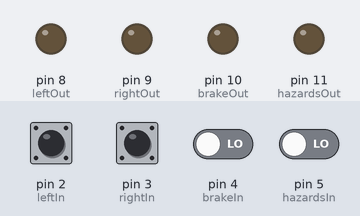
The sketch below on a simulated Arduino Uno, built with avr-gcc and run on an emulated ATmega328P. On the bench: output pins drawn as LEDs (lit = HIGH). Dashed ring = blinking. The inputs (shaded band) are chosen by the test bench; at power-on: pin 2 (leftIn), pin 3 (rightIn), pin 4 (brakeIn), pin 5 (hazardsIn) LOW.

Above: at 1.2 s.
1.3 s: pin 5 (hazardsIn) driven HIGH
At 1.37 s:
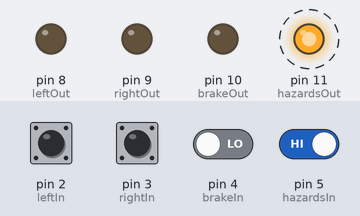
4.3 s: pin 2 (leftIn) pulled HIGH for 0.15 s
At 4.37 s:
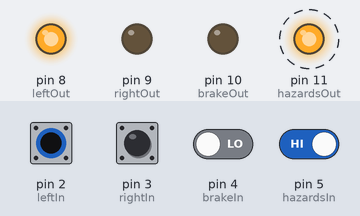
7.3 s: pin 3 (rightIn) pulled HIGH for 0.15 s
At 7.37 s:
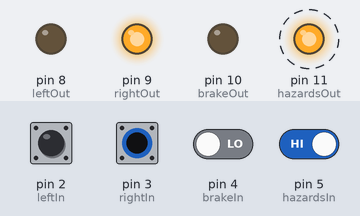
10.3 s: pin 4 (brakeIn) driven HIGH
At 10.37 s:
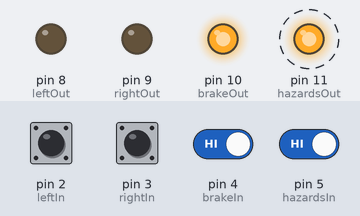
13.3 s: pin 2 (leftIn) pulled HIGH for 1 s
At 13.37 s:
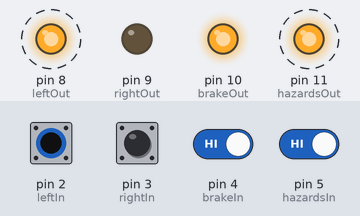
16.3 s: pin 3 (rightIn) pulled HIGH for 1 s
At 16.37 s:
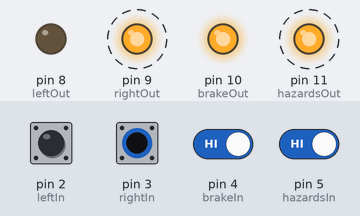
Timing chart, 0 to 20.3 s (numbered marks = the images above; inputs shaded):
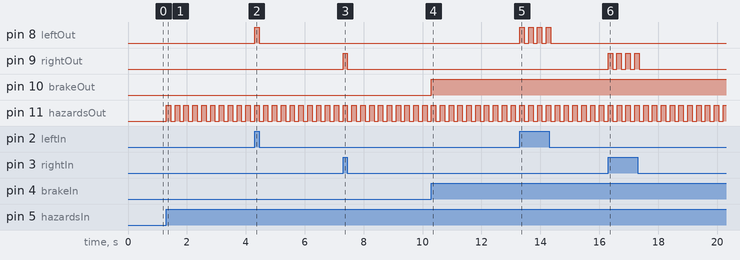

Measured:
- after the input at 1.3 s, pin 11 (hazardsOut): alternates HIGH for 0.15 s and LOW for 0.15 s, starting at once
- after the input at 4.3 s, pin 8 (leftOut): LOW → HIGH at once, → LOW 0.15 s later
- after the input at 7.3 s, pin 9 (rightOut): LOW → HIGH at once, → LOW 0.15 s later
- after the input at 10.3 s, pin 10 (brakeOut): LOW → HIGH at once
- after the input at 13.3 s, pin 8 (leftOut): alternates HIGH for 0.15 s and LOW for 0.15 s, 8 changes in all, then stays LOW, starting at once
- after the input at 16.3 s, pin 9 (rightOut): alternates HIGH for 0.15 s and LOW for 0.15 s, 8 changes in all, then stays LOW, starting at once

The sketch:

Signal_Tests_Basic_with_Hazards.ino
```cpp
const int leftIn = 2;
const int rightIn = 3;
const int brakeIn = 4;
const int hazardsIn = 5;

const int leftOut = 8;
const int rightOut = 9;
const int brakeOut = 10;
const int hazardsOut = 11;

int LEFT;
int RIGHT;
int HAZARDS;
int BRAKE;

int leftState;
int rightState;
int hazardsState;

unsigned long previousMillisLeft = 0;
unsigned long previousMillisRight = 0;
unsigned long previousMillisHazards = 0;

const long interval = 150;

void setup()
{
  Serial.begin(9600);

  pinMode(leftIn, INPUT);
  pinMode(rightIn, INPUT);
  pinMode(brakeIn, INPUT);
  pinMode(hazardsIn, INPUT);

  pinMode(leftOut, OUTPUT);
  pinMode(rightOut, OUTPUT);
  pinMode(brakeOut, OUTPUT);
  pinMode(hazardsOut, OUTPUT);
}

void loop()
{
  unsigned long currentMillis = millis();

  LEFT = digitalRead(leftIn);
  RIGHT = digitalRead(rightIn);
  BRAKE = digitalRead(brakeIn);
  HAZARDS = digitalRead(hazardsIn);

  // BRAKE SIGNAL
  if (BRAKE == HIGH)
  {
    digitalWrite(brakeOut, HIGH);
  }
  else
  {
    digitalWrite(brakeOut, LOW);
  }

  // LEFT SIGNAL
  if ( (currentMillis - previousMillisLeft >= interval) && (LEFT == HIGH) )
  {
    previousMillisLeft = currentMillis;

    if (leftState == LOW)
    {
      leftState = HIGH;
    }
    else
    {
      leftState = LOW;
    }
  digitalWrite(leftOut, leftState);
  }
  else if ( (currentMillis - previousMillisLeft >= interval) && (LEFT == LOW) )
  {
    digitalWrite(leftOut, LOW);
  }

  // RIGHT SIGNAL
  if ( (currentMillis - previousMillisRight >= interval) && (RIGHT == HIGH) )
  {
    previousMillisRight = currentMillis;

    if (rightState == LOW)
    {
      rightState = HIGH;
    }
    else
    {
      rightState = LOW;
    }
  digitalWrite(rightOut, rightState);
  }
  else if ( (currentMillis - previousMillisRight >= interval) && (RIGHT == LOW) )
  {
    digitalWrite(rightOut, LOW);
  }

  // HAZARDS SIGNAL
  if ( (currentMillis - previousMillisHazards >= interval) && (HAZARDS == HIGH) )
    {
      previousMillisHazards = currentMillis;

      if (hazardsState == LOW)
      {
        hazardsState = HIGH;
      }
      else
      {
        hazardsState = LOW;
      }
      digitalWrite(hazardsOut, hazardsState);
    }
  else if ( (currentMillis - previousMillisHazards >= interval) && (HAZARDS == LOW) )
  {
    digitalWrite(hazardsOut, LOW);
  }
}
```
